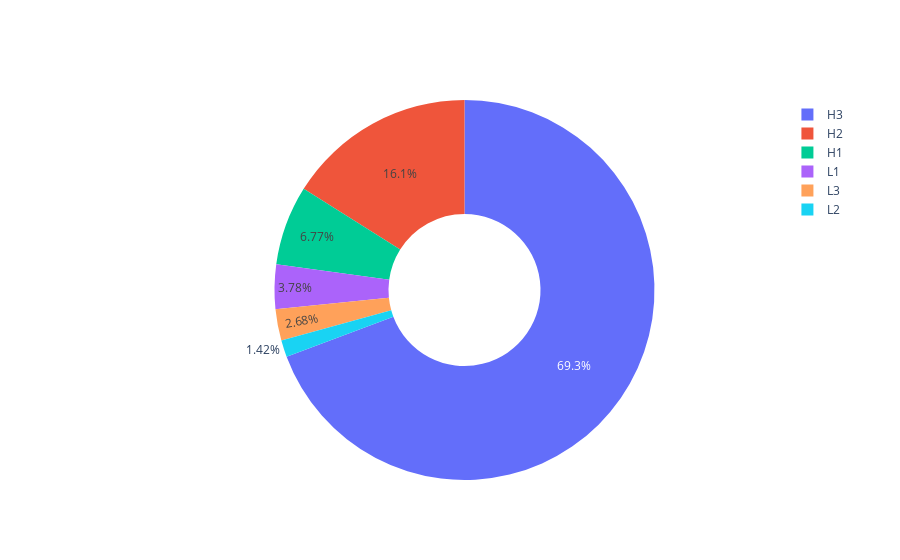

Notebook code cell kept with this figure:
### Markdown cell above
### Origin of the biggest hydrophobic cluster

### Code cell
go.Figure(data = go.Pie(labels = ['H1', 'H2', 'H3', 'L1', 'L2', 'L3'], 
    values = [cdr_dict_big_cluster['H1'], cdr_dict_big_cluster['H2'],
    cdr_dict_big_cluster['H3'], cdr_dict_big_cluster['L1'],
    cdr_dict_big_cluster['L2'], cdr_dict_big_cluster['L3']], hole = .4) )

### Figure 1 — Plotly figure (JSON) as saved in the notebook; plotly's stock layout.template omitted (floating-point values rounded to 4 significant figures)
{"data": [{"hole": 0.4, "labels": ["H1", "H2", "H3", "L1", "L2", "L3"], "type": "pie", "values": [43, 102, 440, 24, 9, 17]}], "layout": {}}
